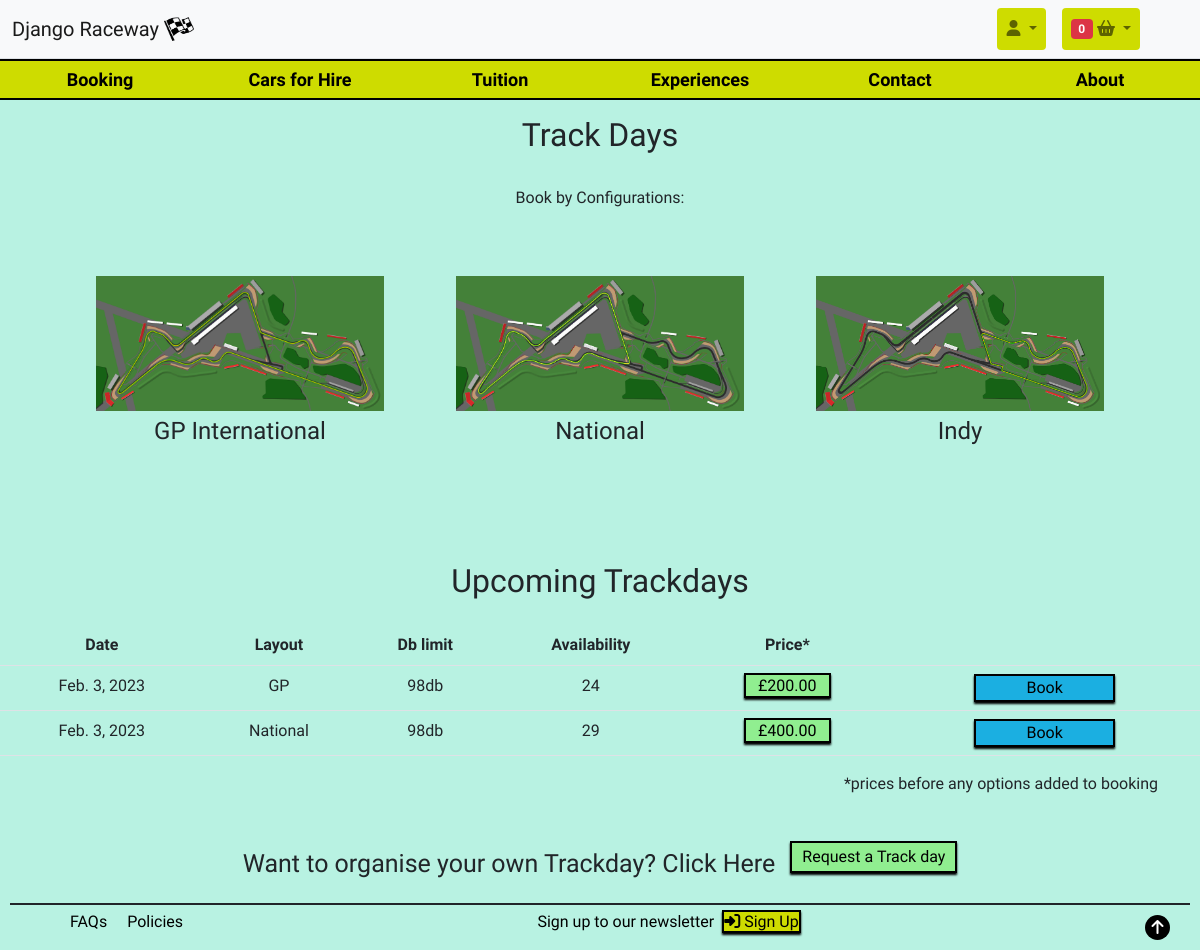
The app's page /trackdays/ (signed in) with its own data.
### trackdays/models.py (models this page shows, shortened)
class Trackday(models.Model):
    layout = models.IntegerField(choices=LAYOUT, default=GP)
    layout_image = models.ImageField(blank=True, null=True)
    date = models.DateField(null=False, blank=False, default=None, validators=[MinValueValidator(datetime.date.today)])
    db_limit = models.BooleanField(choices=DECIBEL_LIMIT, default=0)
    availability = models.IntegerField(default=30)
    base_trackday_price = models.DecimalField(max_digits=7, decimal_places=2)
    """ Only one combo of Trackday and date permitted """
    constraints = [
        models.UniqueConstraint(
            fields=['layout', 'date'],
            name='unique_trackday'),
    ]

### trackdays/views.py (the view)
# urls.py: path('', views.track_day_list, name='trackdays'),
def track_day_list(request):
    basket = request.session.get(
        'basket', {'experience': {}, 'tuition': {}, 'trackday': {}})
    trackday_list = Trackday.objects.all()
    basket_trackdays = [x for x in basket['trackday'].keys()]
    available_tracks = [x for x in trackday_list if str(x.id) not in basket_trackdays]
    isExist=False
    isAvailable=[]
    trackdays = Trackday.objects.all()
    for trackday in trackdays:
        trackday_data = {
            "trackday_id": trackday.id,
            "availability": is_availability(trackday.id)
        }
        isAvailable.append(trackday_data)
    print(isAvailable)
    if len(basket_trackdays) >0:
        isExist=True
    context = {
        "trackdays": available_tracks,
        "flag":isExist,
        "available":isAvailable
    }
    return render(request, 'trackdays/trackday-list.html', context)

### checkout/contexts.py (called while the page is built)
def calc_vat(request, total):
    vat_rate = Decimal('0.20')
    vat_amount = total * vat_rate
    grand_total = total + vat_amount
    return grand_total

### trackdays/views.py (called while the page is built)
def is_availability(trackday_id):
    trackday = Trackday.objects.get(id=trackday_id)
    if trackday.availability >=0:
        return True
    else:
        return False

### trackdays/templates/trackdays/trackday-list.html (shortened to what this page needs)
{% extends "base.html" %}
{% load static %}
{% block extra_css %}
<link rel="stylesheet" href="{% static 'trackdays/css/trackdays.css' %}">
{% endblock %}
{% block content %}
{% include 'includes/main-nav.html' %}
<h2 class="m-3 text-center">Track Days</h2>
<p class="m-3 text-center">Book by Configurations:</p>
<div class="configuration">
    <div class="content">
        <img src="{% static 'images/main_images/circuit-gp-layout.png' %}" alt="GP International Circuit Layout map">
        <span class="contentCaption">GP International</span>
    </div>
    <div class="content">
        <img src="{% static 'images/main_images/circuit-national-layout.png' %}" alt="National Circuit Layout map">
        <span class="contentCaption">National</span>
    </div>
    <div class="content">
        <img src="{% static 'images/main_images/circuit-indy-layout.png' %}" alt="Indy Circuit Layout map">
        <span class="contentCaption">Indy</span>
    </div>
</div>
<h3 class="text-center mt-5 fs-2 mb-4">Upcoming Trackdays</h3>
<div style="overflow-x:auto;" class="trackDayTable">
    <table class="table table-hover">
        <tr>
            <th>Date</th>
            <th>Layout</th>
            <th>Db limit</th>
            <th>Availability</th>
            <th>Price*</th>
            <th></th>
            {% for trackday in trackdays %}
            <tr>
                <td>{{ trackday.date }}</td>
                <td>{{ trackday.get_layout_display }}</td>
                <td>{{ trackday.get_db_limit_display }}</td>
                <td>{{ trackday.availability }}</td>
                <td class="remain"><span>£{{ trackday.base_trackday_price }}</span></td>
                {% if user.is_authenticated %}
                    {% if flag %}
                        <td><button class="book-btn">You can only book 1 at a time.</button></td>
                    {% else %}
                        {% for track in available %}
                            {% if track.trackday_id == trackday.id %}
                                {% if track.availability == True %}
                                    <td><button class="book-btn"><a class="text-decoration-none text-reset" href="{% url 'booking' trackday.id %}">Book</button></td>
                                {% else %}
                                    <td class="full"><span>Full</span></td>
                                {% endif %}
                            {% endif %}
                        {% endfor %}
                    {% endif %}
                {% else %}
                    <td><button class="book-btn"><a class="text-decoration-none text-reset" href="{% url 'account_login' %}">Log in to Book</a></button></td>
                {% endif %}
            </tr>
        {% endfor %}
    </table>
</div>
<div class="container">
    <div class="row">
        <div class="col">
            <p class="text-end">*prices before any options added to booking</p>
        </div>
    </div>
</div>
<div class="requestTrack mt-4">
    <span>Want to organise your own Trackday? Click Here</span>
    <a href="{% url 'request' %}">Request a Track day</a>
</div>
</body>
</html>
{% endblock %}

### static/css/base.css (style rules this page uses)
* { margin: 0; padding: 0; }
html { scroll-behavior: smooth; }
body { font-family: 'Secular One', sans-serif; background-color: #b8f2e2; }

### trackdays/static/trackdays/css/trackdays.css (style rules this page uses)
.configuration { display: flex; flex-direction: column; justify-content: center; align-items: center; width: 100%; }
.content { width: 80%; height: 100%; display: flex; flex-direction: column; justify-content: center; align-items: center; }
.content img { width: 80%; height: 50%; margin-bottom: 2px; }
.content span { font-family: inherit; margin-bottom: 15px; }
.requestTrack { display: flex; flex-direction: column; justify-content: center; align-items: center; }
.requestTrack a { margin-top: 5px; text-decoration: none; border: 2px solid black; box-shadow: 0 2px 2px 0 rgba(0, 0, 0, 1); background-color: lightgreen; color: #000; padding: 2px 10px; cursor: pointer; margin-bottom: 20px; }
.trackDayTable table tr span { text-decoration: none; border: 2px solid black; box-shadow: 0 2px 2px 0 rgba(0, 0, 0, 1); background-color: lightgreen; color: #000; padding: 1px 12px; cursor: pointer; }
.book-btn { border: 2px solid black; padding: 0px 10px; background-color: rgb(27, 175, 225); box-shadow: 0 2px 2px 0 rgba(0, 0, 0, 1); }
@media (min-width: 800px) { .configuration { flex-direction: row; width: 90%; margin: 50px auto; } }
@media (min-width: 800px) { .content span { font-size: 24px; } }
@media (min-width: 800px) { .requestTrack { flex-direction: row; } }
@media (min-width: 800px) { .requestTrack a { margin-left: 15px; } }
@media (min-width: 800px) { .requestTrack span { font-size: 25px; } }
@media (min-width: 800px) { .book-btn { padding: 0px 50px; } }
@media (min-width: 800px) { .trackDayTable table tr th { text-align: center; } }
@media (min-width: 800px) { .trackDayTable table tr td { text-align: center; } }

### records on screen
Trackday: date "Feb. 3, 2023", layout "GP", db_limit "98db", availability "24", base_trackday_price "200.00"
Trackday: date "Feb. 3, 2023", layout "National", db_limit "98db", availability "29", base_trackday_price "400.00"

### other values on screen
{{ product_count }} "0"
